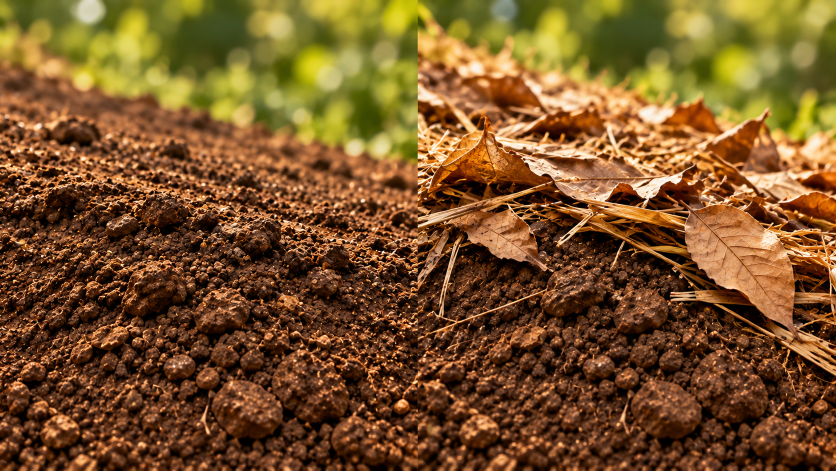
#> input picture docs/media/studies-animation-quality/rain-impact/source.png, 1672 x 941 px (shown at 1/2 size)
$ python render.py --out out.png
#> lines starting #> are read from the running program, lines starting #| are printed output that depends on the picture
#!/usr/bin/env python3
"""Slowed, magnified drop impacts. Teaching marks, not calibrated soil physics.

The matched clean plate remains stable: the film must not simulate a soil-health
change, an infiltration test or a measured runoff ratio. View every candidate.
"""
from pathlib import Path
import argparse, math, random, subprocess
import numpy as np
from PIL import Image, ImageDraw, ImageFont, ImageFilter

ROOT = Path(__file__).resolve().parent
p=argparse.ArgumentParser(); p.add_argument('--out',type=Path,required=True); p.add_argument('--seconds',type=float,default=14)
a=p.parse_args(); a.out.parent.mkdir(parents=True,exist_ok=True)
W,H,FPS=1600,1100,24
art=Image.open(ROOT/'source.png').convert('RGB').resize((1600,900),Image.Resampling.LANCZOS)
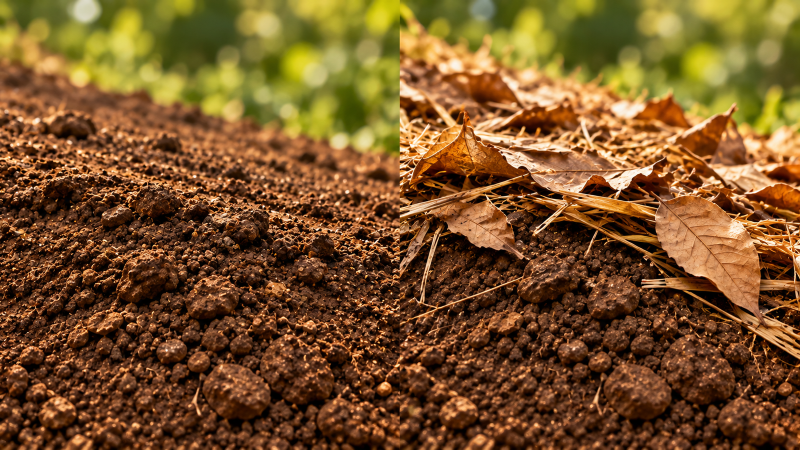
#> art: PIL image 1600x900 RGB (shown at 1/2 size); mean R, G, B 121.5, 84.3, 40
font=ImageFont.truetype('/System/Library/Fonts/Supplemental/Arial.ttf',54)
small=ImageFont.truetype('/System/Library/Fonts/Supplemental/Arial.ttf',32)
label=ImageFont.truetype('/System/Library/Fonts/Supplemental/Arial Bold.ttf',54)
rng=random.Random(927)
# Deliberately paired initial drop and splash timings; no empirical ratio implied.
spray=[(2*math.pi*k/11, rng.uniform(.75,1.1),rng.uniform(.75,1.05)) for k in range(11)]
soil=[(rng.uniform(-1,1),rng.uniform(.45,1),rng.uniform(4,8)) for _ in range(12)]

# [83 lines left out: functions sphere, impact, frame, not called in this run]

#> (the run stopped early here; a loop or call above may not have finished)

$ run again, with docs/media/studies-animation-quality/rain-impact/soil-albedo.png copied over docs/media/studies-animation-quality/rain-impact/source.png
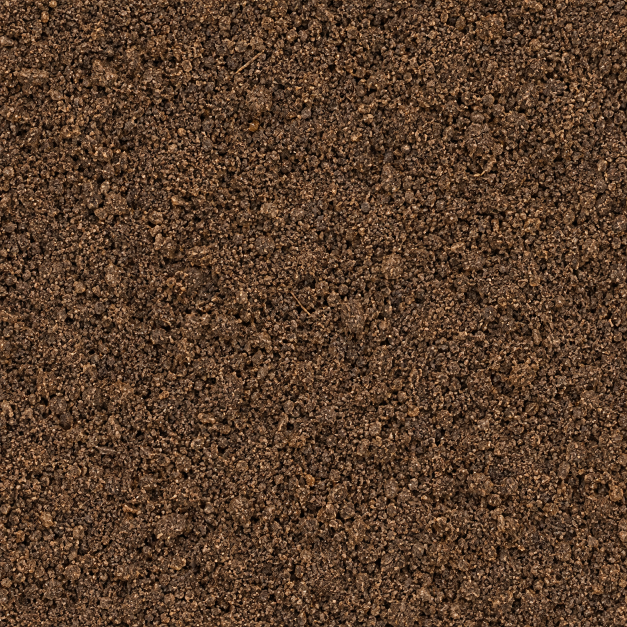
#> input picture docs/media/studies-animation-quality/rain-impact/soil-albedo.png, 1254 x 1254 px (shown at 1/2 size)
#> `art=Image.open(ROOT/'source.png').convert('RGB').resize((1600,900),Ima..`:
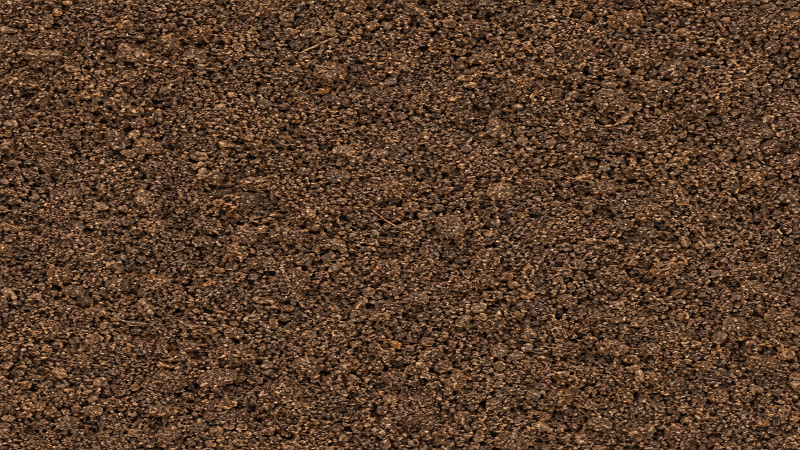
#> art: PIL image 1600x900 RGB (shown at 1/2 size); mean R, G, B 88, 62.2, 43.3
